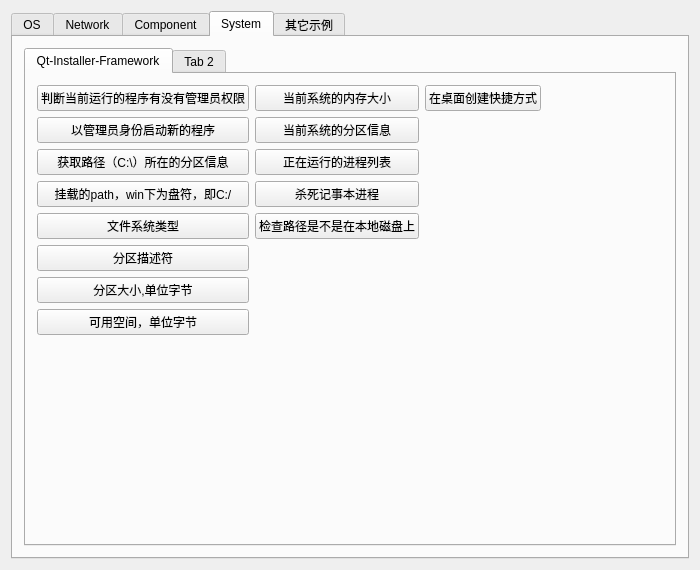
<?xml version="1.0" encoding="UTF-8"?>
<ui version="4.0">
 <class>MainWindow</class>
 <widget class="QMainWindow" name="MainWindow">
  <property name="geometry">
   <rect>
    <x>0</x>
    <y>0</y>
    <width>700</width>
    <height>570</height>
   </rect>
  </property>
  <property name="windowTitle">
   <string>MainWindow</string>
  </property>
  <widget class="QWidget" name="centralWidget">
   <layout class="QVBoxLayout" name="formLayout">
    <item>
     <widget class="QTabWidget" name="tabWidget">
      <property name="currentIndex">
       <number>3</number>
      </property>
      <widget class="QWidget" name="tab">
       <attribute name="title">
        <string>OS</string>
       </attribute>
       <layout class="QVBoxLayout" name="verticalLayout_4">
        <item>
         <widget class="QTabWidget" name="tabWidget_3">
          <property name="currentIndex">
           <number>0</number>
          </property>
          <widget class="QWidget" name="tab_4">
           <attribute name="title">
            <string>TcOS</string>
           </attribute>
           <layout class="QGridLayout" name="gridLayout">
            <item row="0" column="0">
             <widget class="QPushButton" name="pushButton">
              <property name="toolTip">
               <string>取操作系统名称，支持Windows和Linux</string>
              </property>
              <property name="text">
               <string>取操作系统名称</string>
              </property>
             </widget>
            </item>
            <item row="1" column="0">
             <widget class="QPushButton" name="pushButton_2">
              <property name="toolTip">
               <string>取操作系统的语言，仅支持 Windows</string>
              </property>
              <property name="text">
               <string>取操作系统的语言</string>
              </property>
             </widget>
            </item>
            <item row="2" column="0">
             <spacer name="verticalSpacer_2">
              <property name="orientation">
               <enum>Qt::Vertical</enum>
              </property>
              <property name="sizeHint" stdset="0">
               <size>
                <width>20</width>
                <height>40</height>
               </size>
              </property>
             </spacer>
            </item>
            <item row="0" column="1">
             <spacer name="horizontalSpacer_4">
              <property name="orientation">
               <enum>Qt::Horizontal</enum>
              </property>
              <property name="sizeHint" stdset="0">
               <size>
                <width>40</width>
                <height>20</height>
               </size>
              </property>
             </spacer>
            </item>
           </layout>
          </widget>
          <widget class="QWidget" name="tab_5">
           <attribute name="title">
            <string>TcChinese</string>
           </attribute>
           <layout class="QGridLayout" name="gridLayout_2">
            <item row="3" column="0">
             <widget class="QPushButton" name="pushButton_10">
              <property name="toolTip">
               <string>中文名字翻译为英文习惯</string>
              </property>
              <property name="text">
               <string>中文名字翻译为英文习惯</string>
              </property>
             </widget>
            </item>
            <item row="2" column="0">
             <widget class="QPushButton" name="pushButton_9">
              <property name="toolTip">
               <string>混合字符时，转换中不过滤英数符号等</string>
              </property>
              <property name="text">
               <string>混合字符时，转换中不过滤英数符号等</string>
              </property>
             </widget>
            </item>
            <item row="4" column="0">
             <spacer name="verticalSpacer">
              <property name="orientation">
               <enum>Qt::Vertical</enum>
              </property>
              <property name="sizeHint" stdset="0">
               <size>
                <width>20</width>
                <height>40</height>
               </size>
              </property>
             </spacer>
            </item>
            <item row="1" column="0">
             <widget class="QPushButton" name="pushButton_8">
              <property name="toolTip">
               <string>取得多个汉字的全部拼音</string>
              </property>
              <property name="text">
               <string>取得多个汉字的全部拼音</string>
              </property>
             </widget>
            </item>
            <item row="0" column="0">
             <widget class="QPushButton" name="pushButton_7">
              <property name="toolTip">
               <string>取得多个汉字的首字母</string>
              </property>
              <property name="text">
               <string>取得多个汉字的首字母</string>
              </property>
             </widget>
            </item>
            <item row="0" column="1">
             <spacer name="horizontalSpacer">
              <property name="orientation">
               <enum>Qt::Horizontal</enum>
              </property>
              <property name="sizeHint" stdset="0">
               <size>
                <width>40</width>
                <height>20</height>
               </size>
              </property>
             </spacer>
            </item>
           </layout>
          </widget>
         </widget>
        </item>
       </layout>
      </widget>
      <widget class="QWidget" name="tab_2">
       <attribute name="title">
        <string>Network</string>
       </attribute>
       <layout class="QVBoxLayout" name="verticalLayout_2">
        <item>
         <widget class="QTabWidget" name="tabWidget_2">
          <property name="currentIndex">
           <number>0</number>
          </property>
          <widget class="QWidget" name="tab_3">
           <attribute name="title">
            <string>TcUdp</string>
           </attribute>
           <layout class="QGridLayout" name="gridLayout_3">
            <item row="0" column="2">
             <spacer name="horizontalSpacer_2">
              <property name="orientation">
               <enum>Qt::Horizontal</enum>
              </property>
              <property name="sizeHint" stdset="0">
               <size>
                <width>40</width>
                <height>20</height>
               </size>
              </property>
             </spacer>
            </item>
            <item row="3" column="1">
             <widget class="QPushButton" name="pushButton_6">
              <property name="toolTip">
               <string>向指定的端口发送广播字符串。不需要启动为服务器</string>
              </property>
              <property name="text">
               <string>Udp广播3次</string>
              </property>
             </widget>
            </item>
            <item row="3" column="0">
             <widget class="QPushButton" name="pushButton_4">
              <property name="toolTip">
               <string>关闭Udp服务器</string>
              </property>
              <property name="text">
               <string>关闭Udp服务器</string>
              </property>
             </widget>
            </item>
            <item row="0" column="1">
             <widget class="QPushButton" name="pushButton_5">
              <property name="toolTip">
               <string>向本地服务器发送字符集</string>
              </property>
              <property name="text">
               <string>向本地服务器发送3次字符集</string>
              </property>
             </widget>
            </item>
            <item row="0" column="0">
             <widget class="QPushButton" name="pushButton_3">
              <property name="toolTip">
               <string>启动为可接收Udp信息的服务器</string>
              </property>
              <property name="text">
               <string>启动Udp服务器</string>
              </property>
             </widget>
            </item>
            <item row="4" column="0">
             <spacer name="verticalSpacer_3">
              <property name="orientation">
               <enum>Qt::Vertical</enum>
              </property>
              <property name="sizeHint" stdset="0">
               <size>
                <width>20</width>
                <height>40</height>
               </size>
              </property>
             </spacer>
            </item>
            <item row="5" column="0" colspan="3">
             <widget class="QTextEdit" name="udpMessages"/>
            </item>
           </layout>
          </widget>
         </widget>
        </item>
       </layout>
      </widget>
      <widget class="QWidget" name="tab_7">
       <attribute name="title">
        <string>Component</string>
       </attribute>
       <layout class="QGridLayout" name="gridLayout_4">
        <item row="0" column="0">
         <widget class="QLabel" name="label">
          <property name="text">
           <string>TcDateEdit</string>
          </property>
         </widget>
        </item>
        <item row="2" column="0">
         <spacer name="verticalSpacer_4">
          <property name="orientation">
           <enum>Qt::Vertical</enum>
          </property>
          <property name="sizeHint" stdset="0">
           <size>
            <width>20</width>
            <height>40</height>
           </size>
          </property>
         </spacer>
        </item>
        <item row="1" column="0">
         <widget class="TcDateEdit" name="tcDateEdit" native="true">
          <property name="minimumSize">
           <size>
            <width>150</width>
            <height>0</height>
           </size>
          </property>
          <property name="editable" stdset="0">
           <bool>true</bool>
          </property>
         </widget>
        </item>
        <item row="0" column="1">
         <spacer name="horizontalSpacer_3">
          <property name="orientation">
           <enum>Qt::Horizontal</enum>
          </property>
          <property name="sizeHint" stdset="0">
           <size>
            <width>40</width>
            <height>20</height>
           </size>
          </property>
         </spacer>
        </item>
       </layout>
      </widget>
      <widget class="QWidget" name="tab_8">
       <attribute name="title">
        <string>System</string>
       </attribute>
       <layout class="QVBoxLayout" name="verticalLayout">
        <item>
         <widget class="QTabWidget" name="tabWidget_4">
          <widget class="QWidget" name="tab_9">
           <attribute name="title">
            <string>Qt-Installer-Framework</string>
           </attribute>
           <layout class="QGridLayout" name="gridLayout_5">
            <item row="4" column="0">
             <widget class="QPushButton" name="pushButton_16">
              <property name="toolTip">
               <string>文件系统类型</string>
              </property>
              <property name="text">
               <string>文件系统类型</string>
              </property>
             </widget>
            </item>
            <item row="0" column="0">
             <widget class="QPushButton" name="pushButton_12">
              <property name="toolTip">
               <string>判断当前运行的程序有没有管理员权限</string>
              </property>
              <property name="text">
               <string>判断当前运行的程序有没有管理员权限</string>
              </property>
             </widget>
            </item>
            <item row="7" column="0">
             <widget class="QPushButton" name="pushButton_19">
              <property name="toolTip">
               <string>可用空间，单位字节</string>
              </property>
              <property name="text">
               <string>可用空间，单位字节</string>
              </property>
             </widget>
            </item>
            <item row="6" column="0">
             <widget class="QPushButton" name="pushButton_18">
              <property name="toolTip">
               <string>分区大小,单位字节</string>
              </property>
              <property name="text">
               <string>分区大小,单位字节</string>
              </property>
             </widget>
            </item>
            <item row="2" column="0">
             <widget class="QPushButton" name="pushButton_14">
              <property name="toolTip">
               <string>获取路径（C:）所在的分区信息</string>
              </property>
              <property name="text">
               <string>获取路径（C:\）所在的分区信息</string>
              </property>
             </widget>
            </item>
            <item row="5" column="0">
             <widget class="QPushButton" name="pushButton_17">
              <property name="toolTip">
               <string>分区描述符</string>
              </property>
              <property name="text">
               <string>分区描述符</string>
              </property>
             </widget>
            </item>
            <item row="1" column="0">
             <widget class="QPushButton" name="pushButton_13">
              <property name="toolTip">
               <string>以管理员身份启动新的程序</string>
              </property>
              <property name="text">
               <string>以管理员身份启动新的程序</string>
              </property>
             </widget>
            </item>
            <item row="3" column="0">
             <widget class="QPushButton" name="pushButton_15">
              <property name="toolTip">
               <string>挂载的path，win下为盘符，即C:/</string>
              </property>
              <property name="text">
               <string>挂载的path，win下为盘符，即C:/</string>
              </property>
             </widget>
            </item>
            <item row="2" column="1">
             <widget class="QPushButton" name="pushButton_22">
              <property name="toolTip">
               <string>正在运行的进程列表</string>
              </property>
              <property name="text">
               <string>正在运行的进程列表</string>
              </property>
             </widget>
            </item>
            <item row="0" column="3">
             <spacer name="horizontalSpacer_5">
              <property name="orientation">
               <enum>Qt::Horizontal</enum>
              </property>
              <property name="sizeHint" stdset="0">
               <size>
                <width>40</width>
                <height>20</height>
               </size>
              </property>
             </spacer>
            </item>
            <item row="3" column="1">
             <widget class="QPushButton" name="pushButton_23">
              <property name="toolTip">
               <string>杀死记事本进程</string>
              </property>
              <property name="text">
               <string>杀死记事本进程</string>
              </property>
             </widget>
            </item>
            <item row="1" column="1">
             <widget class="QPushButton" name="pushButton_21">
              <property name="toolTip">
               <string>当前系统的分区信息</string>
              </property>
              <property name="text">
               <string>当前系统的分区信息</string>
              </property>
             </widget>
            </item>
            <item row="8" column="0">
             <spacer name="verticalSpacer_5">
              <property name="orientation">
               <enum>Qt::Vertical</enum>
              </property>
              <property name="sizeHint" stdset="0">
               <size>
                <width>20</width>
                <height>40</height>
               </size>
              </property>
             </spacer>
            </item>
            <item row="4" column="1">
             <widget class="QPushButton" name="pushButton_24">
              <property name="toolTip">
               <string>检查路径是不是在本地磁盘上</string>
              </property>
              <property name="text">
               <string>检查路径是不是在本地磁盘上</string>
              </property>
             </widget>
            </item>
            <item row="0" column="1">
             <widget class="QPushButton" name="pushButton_20">
              <property name="toolTip">
               <string>当前系统的内存大小</string>
              </property>
              <property name="text">
               <string>当前系统的内存大小</string>
              </property>
             </widget>
            </item>
            <item row="0" column="2">
             <widget class="QPushButton" name="pushButton_25">
              <property name="text">
               <string>在桌面创建快捷方式</string>
              </property>
             </widget>
            </item>
           </layout>
          </widget>
          <widget class="QWidget" name="tab_10">
           <attribute name="title">
            <string>Tab 2</string>
           </attribute>
          </widget>
         </widget>
        </item>
       </layout>
      </widget>
      <widget class="QWidget" name="tab_6">
       <attribute name="title">
        <string>其它示例</string>
       </attribute>
       <widget class="QPushButton" name="pushButton_11">
        <property name="geometry">
         <rect>
          <x>10</x>
          <y>10</y>
          <width>141</width>
          <height>23</height>
         </rect>
        </property>
        <property name="text">
         <string>浮点数转金额</string>
        </property>
       </widget>
      </widget>
     </widget>
    </item>
   </layout>
  </widget>
 </widget>
 <layoutdefault spacing="6" margin="11"/>
 <customwidgets>
  <customwidget>
   <class>TcDateEdit</class>
   <extends>QWidget</extends>
   <header>tcdateedit.h</header>
  </customwidget>
 </customwidgets>
 <resources/>
 <connections/>
</ui>
